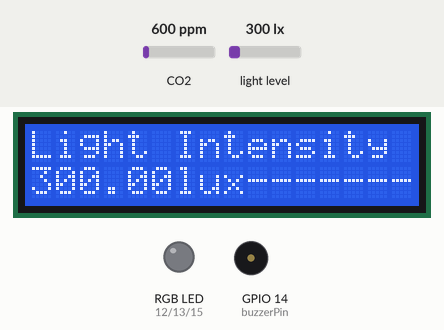
Bench run of a sketch on a simulated ESP8266 (NodeMCU). On the bench: 16×2 character LCD, an RGB LED mixed from three pins (HIGH = lit), buzzer (waves = sounding, pin HIGH). The inputs (shaded band) are chosen by the test bench; at power-on: light level 300 lx, CO2 600 ppm. WiFi joins after 1.5 s; servers stay silent unless stated; no MQTT or app messages arrive unless stated; what the sketch prints to the serial monitor is not drawn.

Above: at 8.3 s.
8.4 s: light level set to 40 lx
At 15.6 s:
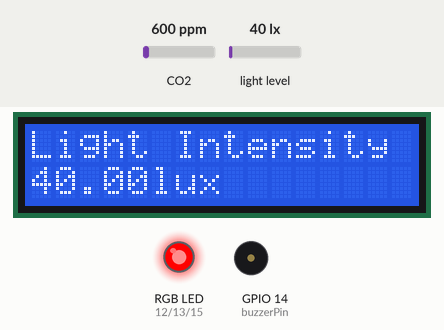
17.3 s: CO2 set to 452 ppm
At 23.7 s:
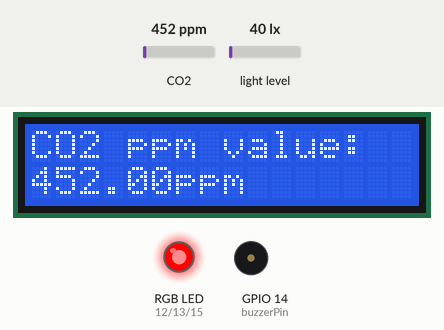
30.4 s: CO2 set to 1050 ppm
At 37.8 s:
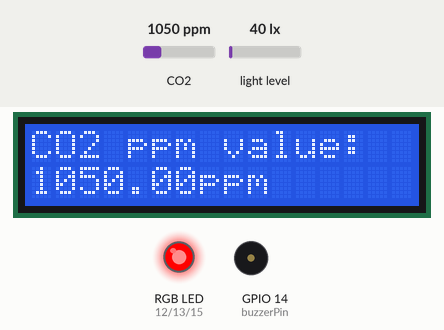
39.5 s: light level set to 500 lx
At 43.6 s:
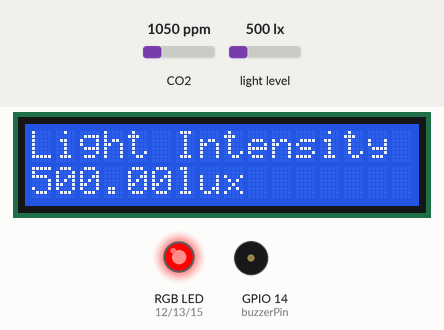
Timing chart, 0 to 46.5 s (numbered marks = the images above; inputs shaded):
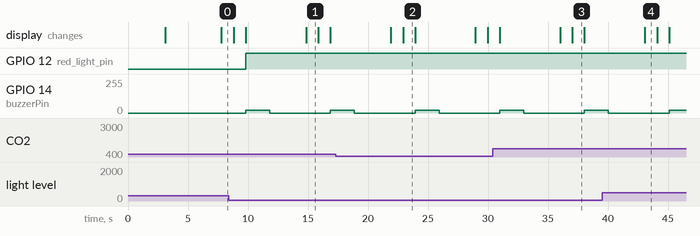

The sketch:

final_product.ino
```cpp
#include <MQ135.h>
#define ANALOGPIN A0    //  Define Analog PIN on Arduino Board
//#define RZERO 206.85
#define RZERO 400   //  Define RZERO Calibration Value
MQ135 gasSensor = MQ135(ANALOGPIN);

#include <Wire.h>  // This library is already built in to the Arduino IDE
#include <LiquidCrystal_I2C.h>
#include <BH1750.h>
LiquidCrystal_I2C lcd(0x27, 16, 2);
BH1750 lightMeter(0x23);

int red_light_pin = 12;
int green_light_pin = 13;
int blue_light_pin = 15;


int buzzerPin = 14;

#include <ESP8266WiFi.h>
#include<PubSubClient.h>

const char* ssid = "MAXIS";
const char* mqtt_broker = "test.mosquitto.org";
// Callback function header
//void callback(char* topic, byte* payload, unsigned int length);
WiFiClient espclient;
PubSubClient client(espclient);


long currentTime, lastTime, stopDuration = 0; //For buzzer to stop when user clicked


void RGB_color(int red_light_value, int green_light_value, int blue_light_value) {
  analogWrite(red_light_pin, red_light_value);
  analogWrite(green_light_pin, green_light_value);
  analogWrite(blue_light_pin, blue_light_value);

}

void alert() {
  analogWrite(buzzerPin, 20);
  delay(2000);
  analogWrite(buzzerPin, 0);
  delay(1000);
}

void setupWifi() {
  delay(100);
  Serial.print("\nConnecting to");
  Serial.println(ssid);
  WiFi.begin(ssid, "0123528898");

  while (WiFi.status() != WL_CONNECTED) {
    delay(100);
    Serial.println("-");
  }
  Serial.print("Connected to ");
  Serial.print(ssid);
}
void reconnect() {
  while (!client.connected()) {
    Serial.print("\nConnecting to");
    Serial.println(mqtt_broker);
    if (client.connect("HCSense_Client")) {
      Serial.println("\nConnected");
      client.subscribe("HCSense/stopDur"); //subscribe stop duration from mqtt_broker
    } else {
      Serial.println("\nTry to connect again");
      delay(500);
    }
  }
}

void callback(char* topic, byte* payload, unsigned int length) {
  Serial.print("Received stop duration: ");
  String msgTemp;
  for (int i = 0; i < length; i++) {
    msgTemp += (char)payload[i];
  }

  Serial.println(msgTemp.toInt());
  stopDuration = msgTemp.toInt();
  lastTime = millis();

}


void setup() {
  Wire.begin(4, 5);
  Serial.begin(115200);
  float rzero = gasSensor.getRZero();
  delay(3000);
  Serial.print("MQ135 RZERO Calibration Value : ");
  Serial.println(rzero);


  lcd.init();   // initializing the LCD
  lcd.backlight(); // Enable or Turn On the backlight
  lcd.clear();                                          // Clear LCD display
  lcd.setCursor(0, 0);  //DP0 of Topline
  lcd.print("HC-SENSE"); // Start Print text to Line 1
  lcd.setCursor(0, 1);   //DP0 of bottom line
  lcd.print("-----------------------"); // Start Print Test to Line 2
  delay(2000);
  pinMode(buzzerPin, OUTPUT);

  if (lightMeter.begin(BH1750::CONTINUOUS_HIGH_RES_MODE)) {
    Serial.println(F("BH1750 Advanced begin"));
  }
  else {
    Serial.println(F("Error initialising BH1750"));
  }
  setupWifi();
  client.setServer(mqtt_broker, 1883);
  client.setCallback(callback);

}


void loop() {
  if (!client.connected()) {
    reconnect();
  }

  client.loop();
  float lux = lightMeter.readLightLevel(true);
  float ppm = gasSensor.getPPM();
  if (isnan(lux) || isnan(ppm)) {
    Serial.println("Failed to read");
    RGB_color(255, 0, 0);
    delay(1000);
    RGB_color(0, 0, 0);
    return;
  } else {
    //RGB_color(0,0,255);
    client.publish("HCSense/ppm", String(ppm).c_str());
    client.publish("HC-Sense/lux", String(lux).c_str());
    delay(1000);
    lcd.setCursor(0, 0);
    lcd.print("Light Intensity is:");
    lcd.setCursor(0, 1);
    lcd.print( lux);
    lcd.print( "lux");
    delay(1000);
    lcd.clear();


    //digitalWrite(13,HIGH);
    lcd.setCursor(0, 0);
    lcd.print("CO2 ppm value:");
    //lcd.setCursor(4,1);

    lcd.setCursor(0, 1);
    lcd.print(ppm);
    lcd.print( "ppm");
    delay(1000);
    lcd.clear();

    if (lux >= 300 || ppm >= 150) {
      RGB_color(255, 0, 0);
      alert();

    } else if (lux >= 300 && ppm >= 200) {
      RGB_color(255, 0, 0);
      alert();
    } else {
      RGB_color(0, 255, 0);
    }


    Serial.print("Light: ");
    Serial.print(lux);
    Serial.println(" lx");
    delay(1000);
    Serial.print("CO2 ppm value : ");
    Serial.println(ppm);


  }

}
```

Measured:
- what the display in image 1 shows lasts 1.1 s, from 14.8 s to 15.9 s
